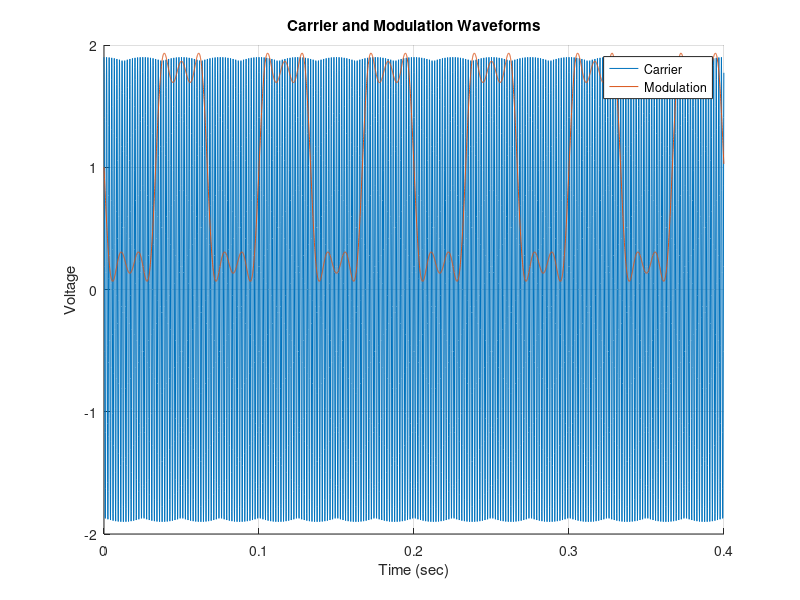
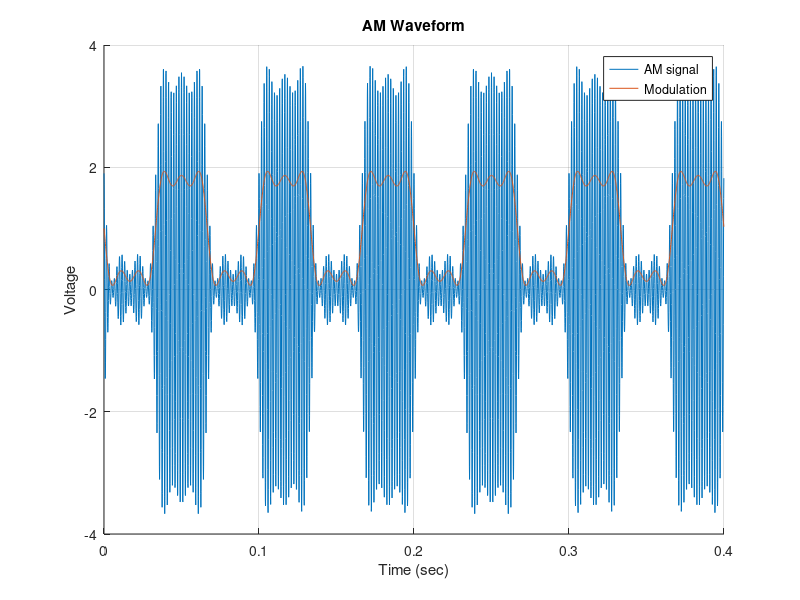
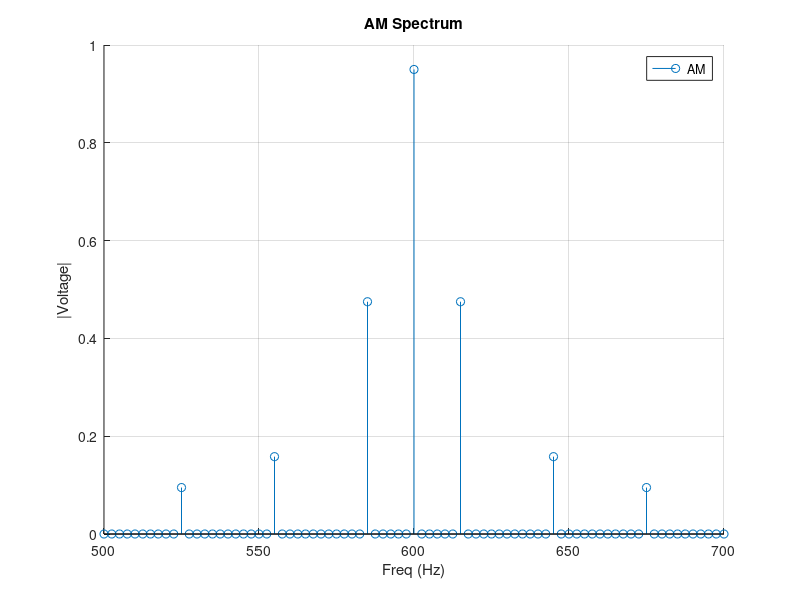

The MATLAB script that drew these images, in order:
% MatLab script to simulate AM with single frequency modulation
clear all
mm=12;
N=2^mm;          % number of points in FFT/IFFT calculations
df = 2.5;        % frequency spacing of samples for FFT/IFFT
dt=1.0/(df*N);   % time spacing of samples for FFT/IFFT
fprintf('m=%d, N=%d, dt=%12g, df=%12g\n',mm,N,dt,df)
time=zeros(1,N,'double');   % array to hold time samples
freq=zeros(1,N,'double');   % array to hold frequency samples
for i = 1:N
    time(i)=dt*(i-1);   % populate the time samples at spacing dt
end;
for i =1:floor(N/2)
    freq(i)=df*(i-1);   % populate bottom half of freq samples at spacing df
end;
for i =2:floor(N/2)
    ii=N-i;
    freq(ii)=-df*(i+1); % populate top half of freq samples at spacing df
end;
carrier=zeros(1,N,'double');
modulation=zeros(1,N,'double');
AM_time=zeros(1,N,'double');
% carrier data
carrier_freq=600;
ic=carrier_freq/df
carrier_w=2.0*pi*carrier_freq;
carrier_phase=0.0;
Ec=1.9;
% modulation data
modulation_freq=45;
ima=modulation_freq/df
modulation_w=2.0*pi*modulation_freq;
modulation_phase=pi/2.0  %8.0*pi/16.0;
Em=0.333;
E0=1.00;
% 2nd modulation data
modulation_freq2=15;
imb=modulation_freq2/df
modulation_w2=2.0*pi*modulation_freq2;
modulation_phase2=pi/2.0  %8.0*pi/16.0;
Em2=1.0;
% 3rd modulation data
modulation_freq3=75;
imc=modulation_freq3/df
modulation_w3=2.0*pi*modulation_freq3;
modulation_phase3=pi/2.0  %8.0*pi/16.0;
Em3=0.2;
Conv_Loss=1.0;
% form the signals as a function of time
for i = 1:N
    carrier(i)=Ec*cos(carrier_w*time(i)+carrier_phase);
    modulation(i)=E0+Em*cos(modulation_w*time(i)+modulation_phase)+Em2*cos(modulation_w2*time(i)+modulation_phase2)+Em3*cos(modulation_w3*time(i)+modulation_phase3);
    AM_time(i)=modulation(i)*carrier(i)/Conv_Loss;
end;

% AM Power
R = 50; % Ohms
AM_Power = (AM_time.^2) / (2*R); % RMS Power in Watts V^2/2R
% Peak Envelope Power
PEP = max(AM_Power)
% Peak to Average Power Ratio
PAPR = PEP/mean(AM_Power)

% FFT to find frequency response
AM_freq=fft(AM_time,N);
AM_mag_freq=zeros(1,N,'double');
for i = 1:N
    AM_mag_freq(i)=abs(AM_freq(i))/(1.0*N);
end;
% plot the signals
figure(1);
hold on;
grid on;
title 'Carrier and Modulation Waveforms'
xlabel('Time (sec)')
ylabel('Voltage')
plot(time,carrier)
plot(time,modulation)
legend('Carrier','Modulation')
hold off;
%
figure(2);
hold on;
grid on;
title 'AM Waveform'
xlabel('Time (sec)')
ylabel('Voltage')
% plot AM signal and the modulation
plot(time,AM_time)
plot(time,modulation)
legend('AM signal','Modulation')
% Remove comment to add 'envelopes' of the signal
% plot(time,2.0*modulation)
% plot(time,-2.0*modulation)
% legend('AM signal','Modulation','Envelope','- Envelope')
hold off;
%
figure(3);
hold on;
grid on;
title 'AM Spectrum'
xlabel('Freq (Hz)')
xlim([500, 700]) 
ylabel('|Voltage|')
%ylim([0, 100]) 
stem(freq,AM_mag_freq)
legend('AM')
hold off;

